Frame 1 (no input): blank canvas, image omitted
Frame 60 (no input): blank canvas, image omitted
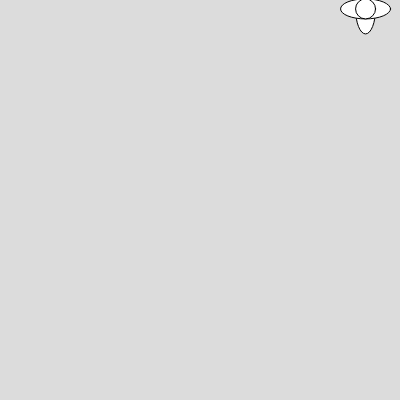
Frame 120 (the mouse pressed at the canvas centre since frame 60)

The p5.js sketch whose frames 1 and 60 were blank and that drew this single picture after the mouse press (run headless with seeded random() and noise() and a simulated clock; from frame 60 on, the mouse is pressed at the canvas centre):

// p5.js sketch
// ── sketch.js
let flowers=[];
function setup() {
  createCanvas(400, 400);
 // myFlower = new Flower(200, 200);
}

function draw() {
  background(220);
 // myFlower.drawFlower();
  for(let i=0; i<flowers.length;i++){
    ///check if the current mousex and mouseY on the flower
    flowers[i].checkPosition(mouseX,mouseY);
  
    ///moves abd draws folower
   flowers[i].moveFlower();
   flowers[i].drawFlower();
   

  }
}

function mousePressed(){
  let tempFlower = new Flower (random(height),random(width), random(-5,5), random(-5,5));
  flowers.push(tempFlower);

}
/// draw a flower at the point where i click on the canvas
///steps
//click somehwere  -> mousePressed
// create a flower at mouse position --> let variable = new Flower(mouseX, mouseY)


// ── flower.js
class Flower{

    constructor(x,y, xSpeed, ySpeed){
        this.x = x;
        this.y = y;
        this.xSpeed = xSpeed;
        this.ySpeed = ySpeed;
        this.size = 20;
    }

    drawFlower(){
        // let z = random(15, 55);
        // let t

        if(this.selected == true){
            fill("red");
        }
        else{
            fill("white");
        }
        ellipse(this.x, this.y, 20, 50);
        ellipse(this.x, this.y, 50, 20);
        ellipse(this.x, this.y, 20);
        //  ellipse(this.x, this.y, z, t);
        // ellipse(this.x, this.y, t, z);
        // ellipse(this.x, this.y, z);

    }

    moveFlower(){
        this.x +=this.xSpeed;
        this.y += this.ySpeed;
        if(this.y>height||this.y<0){
            this.ySpeed = -this.ySpeed;
        }

        if(this.x>width||this.x<0){
            this.xSpeed = -this.xSpeed;
        }
    }
    checkPosition(mX,mY){
        ///if mX and mY are close to this.x and this.y make the flower eed otherwise white
        let distance = dist(mX, mY, this.x, this.y);
        if(distance<this.size/2){
           // fill(255, 0, 0);
            this.selected = true;
        }
        else{
           // fill(255);
            //this.selected = false;
        }

    }

}
